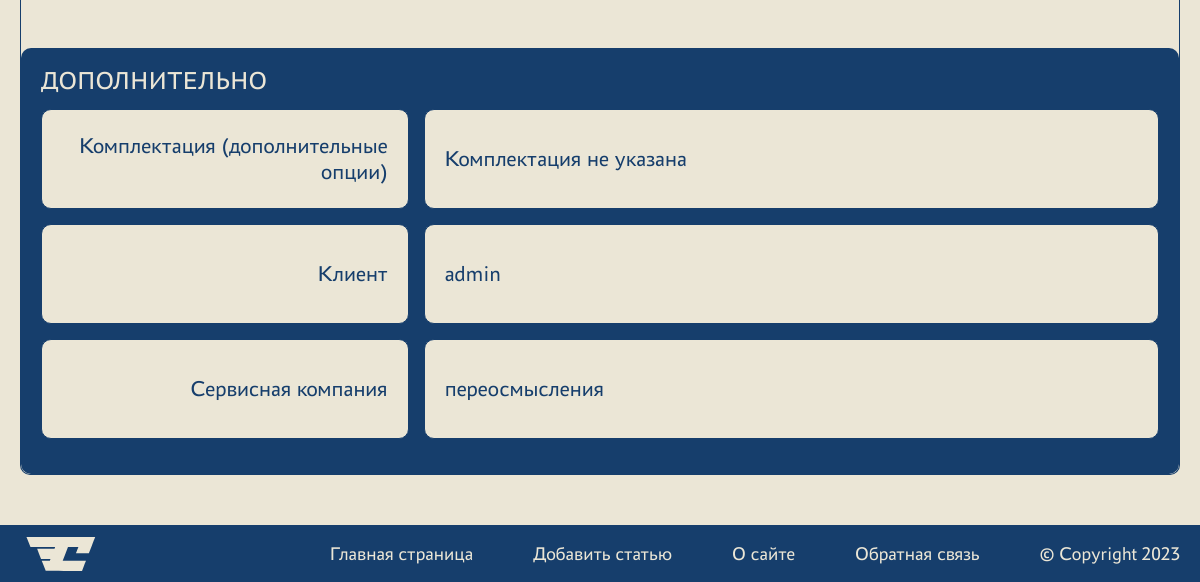
Page /machine/1/ (lower part) on the earlier database version.
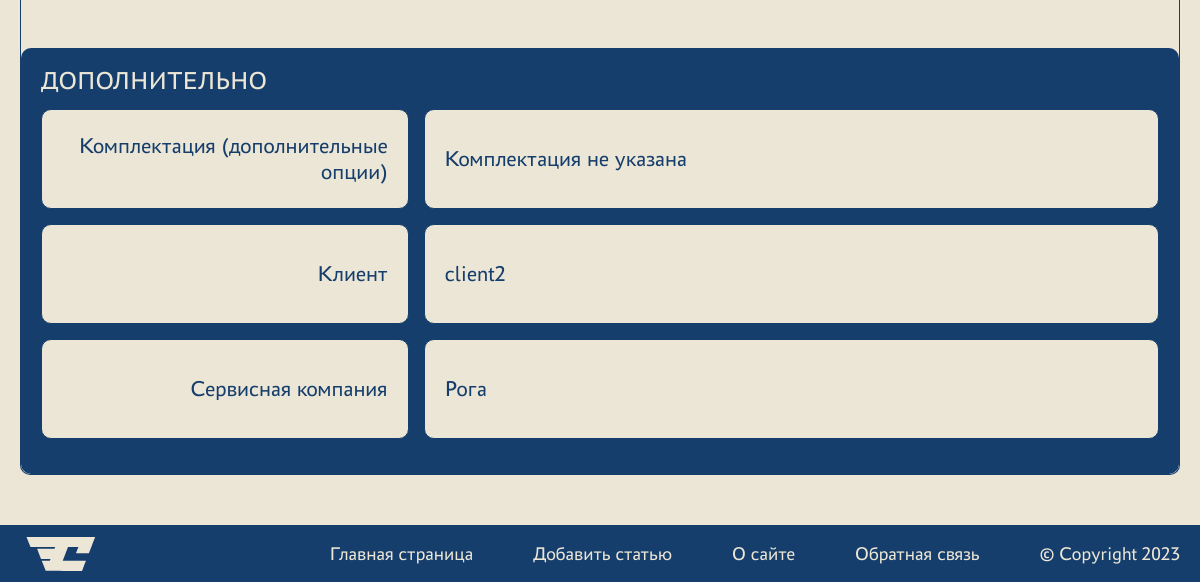
Same page on the later database version.
### crm_app/models.py (models this page shows, shortened)
class Machine(models.Model):
    modelMachine = models.ForeignKey(
        'ModelMachine', on_delete=models.CASCADE, related_name='modelMachines', verbose_name='Модель техники')
    serialNumber = models.CharField(max_length=255, unique=True, verbose_name='Зав. № машины')
    modelEngine = models.ForeignKey(
        'ModelEngine', on_delete=models.CASCADE, related_name='modelEngines', verbose_name='Модель двигателя')
    serialNumberEngine = models.CharField(max_length=255, unique=True, verbose_name='Зав. № двигателя')
    modelTransmission = models.ForeignKey(
        'ModelTransmission', on_delete=models.CASCADE, related_name='modelTransmissions', verbose_name='Модель трансмиссии')
    serialTransmission = models.CharField(max_length=255, unique=True, verbose_name='Зав. № трансмиссии')
    modelDriveAxle = models.ForeignKey(
        'ModelDriveAxle', on_delete=models.CASCADE, related_name='modelDriveAxles', verbose_name='Модель ведущего моста')
    serialDriveAxle = models.CharField(max_length=255, unique=True, verbose_name='Зав. № ведущего моста')
    modelSteeringAxle = models.ForeignKey(
        'ModelSteeringAxle', on_delete=models.CASCADE, related_name='modelSteeringAxles', verbose_name='Модель управляемого моста')
    serialSteeringAxle = models.CharField(max_length=255, unique=True, verbose_name='Зав. № управляемого моста')
    deliveryContract = models.CharField(max_length=255, verbose_name='Договор поставки №, дата')
    shipmentDate = models.DateField(verbose_name='Дата отгрузки с завода')
    consignee = models.CharField(max_length=255, verbose_name='Грузополучатель (конечный потребитель)')
    deliveryAddress = models.CharField(max_length=255, verbose_name='Адрес поставки (эксплуатации)')
    additionalOptions = models.TextField(
        default='Комплектация не указана', verbose_name='Комплектация (дополнительные опции)')
    client = models.ForeignKey(
        User, on_delete=models.CASCADE, related_name='clients', verbose_name='Клиент')
    serviceCompany = models.ForeignKey(
        'ServiceCompany', on_delete=models.CASCADE, verbose_name='Сервисная компания')
    class Meta:
        verbose_name = 'Машина'
        verbose_name_plural = 'МАШИНЫ'

class ServiceCompany(models.Model):
    name = models.CharField(max_length=255, verbose_name='Название')
    description = models.TextField(verbose_name='Описание')
    class Meta:
        verbose_name = 'Сервисная компания'
        verbose_name_plural = '_СПРАВОЧНИК_Сервисные компании'
    def __str__(self):
        return self.name

### crm_app/views.py (the view)
# urls.py: path('machine/<int:machine_id>/', show_machine, name='machine'),
def show_machine(request, machine_id):
    machine = get_object_or_404(Machine, pk=machine_id)
    claims = Claims.objects.filter(machine_id=machine_id)
    maintenance = Maintenance.objects.filter(machine_id=machine_id)
    context = {
        'machine': machine,
        'maintenance': maintenance,
        'claims': claims,
        'machine_table_titles': machine_table_titles,
        'menu': menu,
        'title': f"Машина | зав. № = {machine.serialNumber}"
    }
    return render(request, 'crm_app/machine.html', context=context)

### crm_app/models.py (called while the page is built)
    @property
    @admin.display(description='Время простоя')
    def downtime(self):
        if (self.breakdownDate != None):
            down = self.recoverDate - self.breakdownDate
            downtime = str(down).split(' ', 1)[0] + ' дней'
            return downtime

    def __str__(self):
        return self.name

    def __str__(self):
        return self.name

    def __str__(self):
        return self.name

    def __str__(self):
        return self.name

    def __str__(self):
        return self.name

    def __str__(self):
        return self.name

### crm_app/templates/crm_app/machine.html (shortened to what this page needs)
{% extends 'crm_app/base.html' %} {% block content %}
<div class="container">
  <div class="container-inner">
    <div id="General_Info" class="tabcontent">
      <div class="search">
        <div class="search__set">
          <div class="search__set-title">ДОПОЛНИТЕЛЬНО</div>
          <div class="search__grid">
            <div class="search__col col-left">
              Комплектация (дополнительные опции)
            </div>
            <div class="search__col col-right">
              {{ machine.additionalOptions }}
            </div>
          </div>
          <div class="search__grid">
            <div class="search__col col-left">Клиент</div>
            <div class="search__col col-right">{{ machine.client }}</div>
          </div>
          <div class="search__grid">
            <div class="search__col col-left">Сервисная компания</div>
            <div class="search__col col-right">
              {{ machine.serviceCompany }}
            </div>
          </div>
        </div>
      </div>
    </div>
  </div>
</div>
{% endblock content %}

Differences in the rows shown:
changed Machine "Комплектация не указана": client "admin" → "client2"; serviceCompany "переосмысления" → "Рога"
